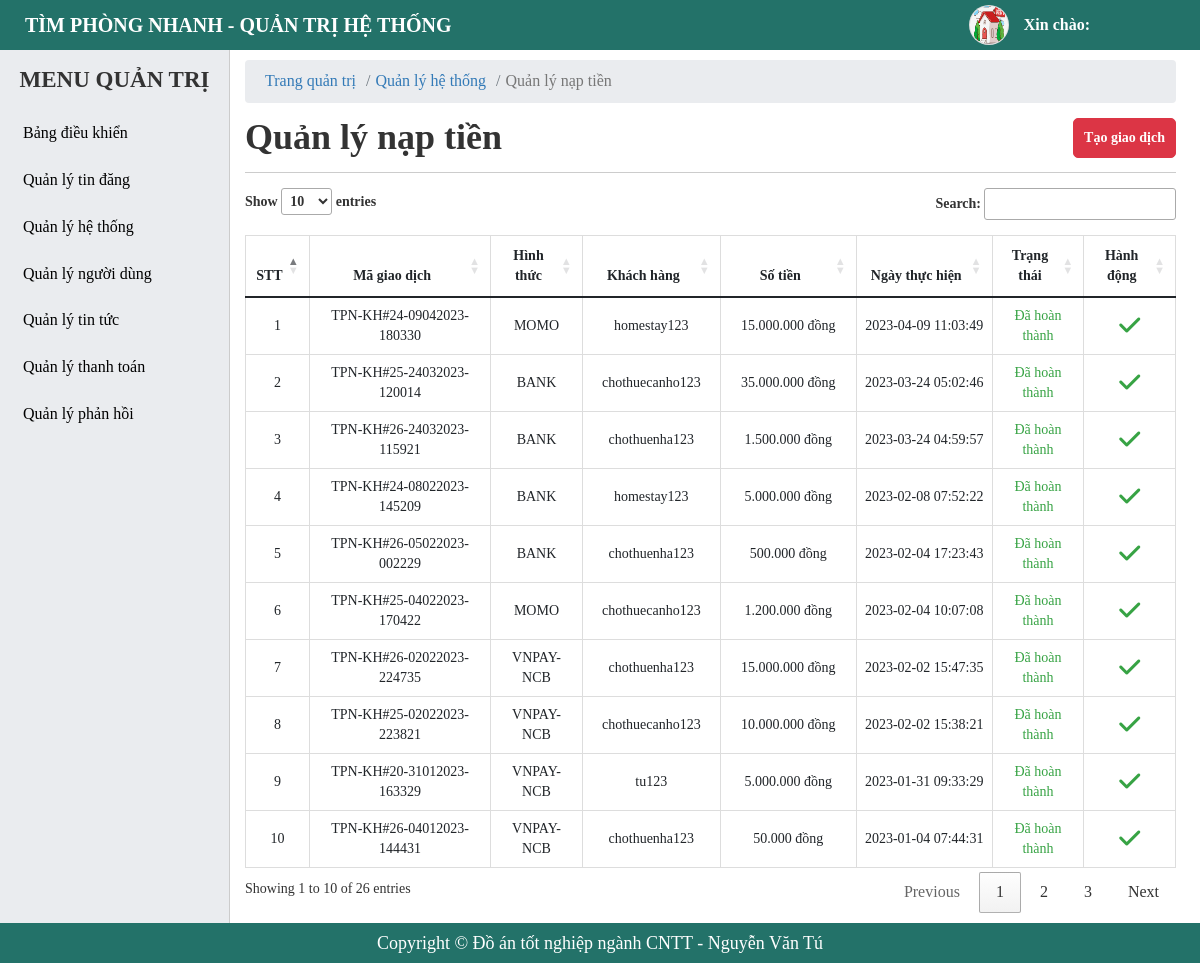
The app's page /admin/deposit-money-manager.php, older data.
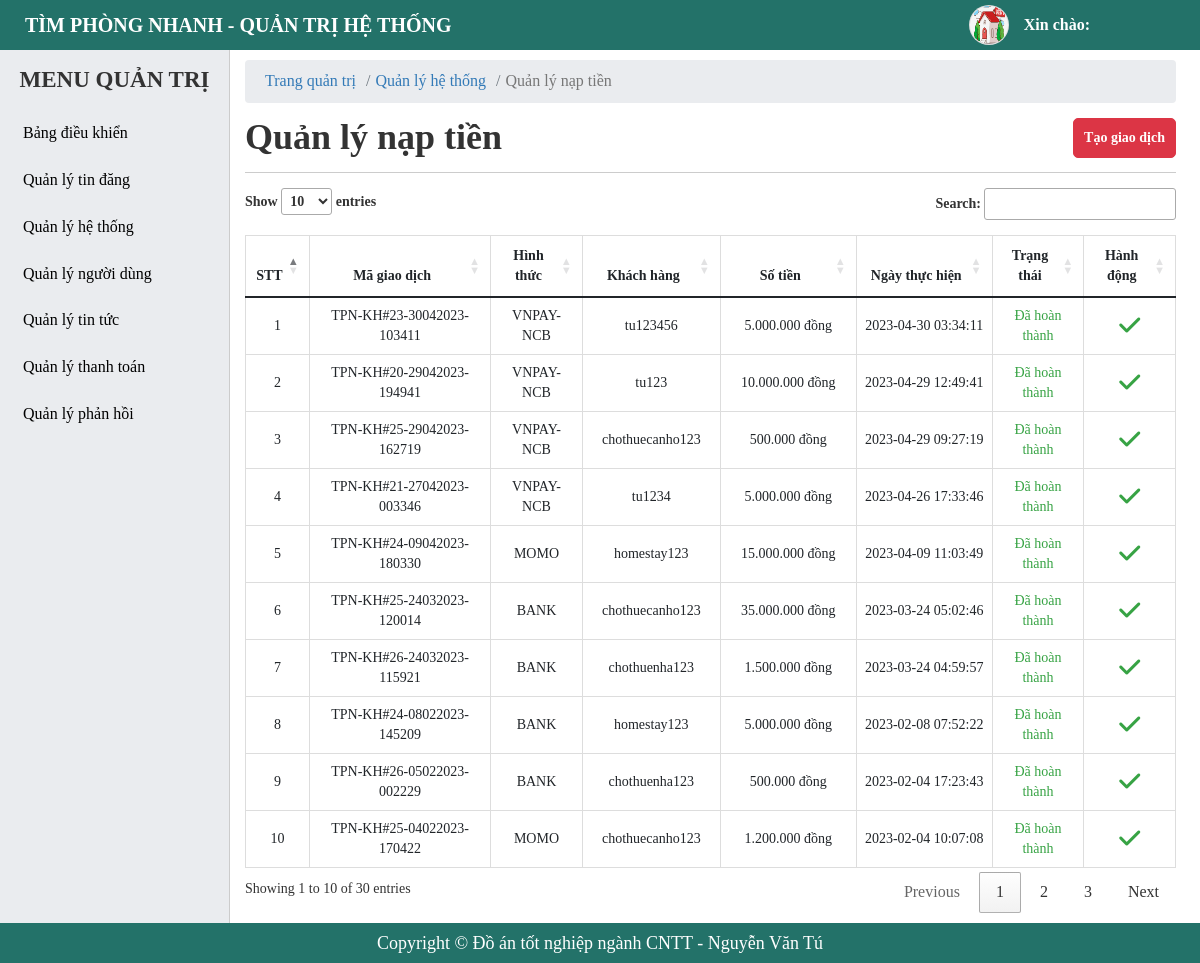
The same page, newer data.
### tables this page shows
CREATE TABLE `tbl_deposit_money` (
  `id` int(20) NOT NULL,
  `pay_code` varchar(255) NOT NULL,
  `pay_price` bigint(20) NOT NULL,
  `payments` varchar(255) NOT NULL,
  `user_id` bigint(20) NOT NULL,
  `status` tinyint(4) NOT NULL DEFAULT 0,
  `created_at` timestamp NOT NULL DEFAULT current_timestamp()
);

CREATE TABLE `tbl_user` (
  `id` bigint(20) NOT NULL,
  `fullname` varchar(255) NOT NULL,
  `username` varchar(255) NOT NULL,
  `password` varchar(255) NOT NULL,
  `email` varchar(255) NOT NULL,
  `phone` varchar(255) NOT NULL,
  `zalo` varchar(255) DEFAULT NULL,
  `address` varchar(255) DEFAULT NULL,
  `facebook` varchar(255) DEFAULT NULL,
  `avatar` varchar(255) DEFAULT NULL COMMENT 'ảnh đại diện',
  `balance` bigint(255) DEFAULT 0 COMMENT 'Số dư',
  `status` tinyint(4) NOT NULL DEFAULT 1 COMMENT 'trạng thái',
  `created_at` timestamp NOT NULL DEFAULT current_timestamp(),
  `created_ad` timestamp NOT NULL DEFAULT current_timestamp()
);

### admin/deposit-money-manager.php (the view, shortened to what this page needs)
<?php
    include './include/connect.php';
    $queryDep = $conn->prepare("SELECT dep.*, us.username FROM tbl_deposit_money dep JOIN tbl_user us ON us.id = dep.user_id ORDER BY dep.status ASC, dep.created_at DESC");
    $queryDep->execute();
    $resultsDep = $queryDep->fetchAll(PDO::FETCH_OBJ);
?>
<!DOCTYPE html>
<html lang="en">
<head>
    <?php include('include/link-css.php');?>
</head>
<body>
    <?php
     include('include/header.php');
    ?>
    <div id="main">
        <?php
        include('include/sidebar.php');
        ?>
        <div id="main-right">
            <nav aria-label="breadcrumb">
                <ol class="breadcrumb">
                    <li class="breadcrumb-item"><a href="#">Trang quản trị</a></li>
                    <li class="breadcrumb-item"><a href="#">Quản lý hệ thống</a></li>
                    <li class="breadcrumb-item active" aria-current="page">Quản lý nạp tiền</li>
                </ol>
            </nav>
            <section class="main-right-title">
                <div class="form-title">
                    <h1>Quản lý nạp tiền</h1>
                </div>
                <div class="account-btn">
                    <button class="btn btn-post btn-add">Tạo giao dịch</button>
                </div>
            </section>
            <div class="main-right-table">
                <table class="table table-bordered table-post-list" id = "table-manage">
                    <thead>
                        <tr>
                            <th style="width: 5%;" >STT</th>
                            <th style="width: 20%;" >Mã giao dịch</th>
                            <th style="width: 10%;" >Hình thức</th>
                            <th style="width: 15%;" >Khách hàng</th>
                            <th style="width: 15%;" >Số tiền</th>
                            <th style="width: 15%;" >Ngày thực hiện</th>
                            <th style="width: 10%;" >Trạng thái</th>
                            <th style="width: 10%;" >Hành động</th>
                        </tr>
                    </thead>
                    <tbody >
                        <?php foreach ($resultsDep as $key => $value) { ?>
                            <tr>
                                <td><?php echo $key+1 ?></td>
                                <td>
                                    <p><?php echo $value -> pay_code ?></p>
                                </td>
                                <td>
                                    <p><?php echo $value ->payments ?></p>
                                </td>
                                <td>
                                    <p><?php echo $value -> username ?></p>
                                </td>
                                <td>
                                <div class="post_price">
                                        <?php
                                            $tien = (int) $value->pay_price;
                                            $bien = number_format($tien,0,",",".");
                                            echo $bien." đồng";
                                        ?>
                                    </div>
                                </td>
                                <td>
                                    <p><?php echo $value -> created_at ?></p>
                                </td>
                                <td>
                                    <?php if( $value -> status == 1){ ?>
                                        <p style = "color: #37a344;" >Đã hoàn thành</p>
                                    <?php }else{ ?>
                                        <p style = "color: red;">Khởi tạo</p>
                                    <?php } ?>
                                </td>
                                <td>
                                    <?php if( $value -> status == 1){ ?>
                                        <p class="btn-setting btn-edit" style = "color: #37a344;"><i class="fa-solid fa-check"></i></p>
                                    <?php } ?>
                                </td>
                            </tr>
                        <?php } ?>
                    </tbody>
                </table>
            </div>
        </div>
    </div>
    <?php include('include/footer.php');?>
</body>
</html>

Row changes from the older to the newer data that the page shows:
no longer on this page (row unchanged): tbl_deposit_money: pay_code "TPN-KH#26-02022023-224735", payments "VNPAY-NCB", user.username "chothuenha123", pay_price "15.000.000", created_at "2023-02-02 15:47:35", status "Đã hoàn thành"
no longer on this page (row unchanged): tbl_deposit_money: pay_code "TPN-KH#25-02022023-223821", payments "VNPAY-NCB", user.username "chothuecanho123", pay_price "10.000.000", created_at "2023-02-02 15:38:21", status "Đã hoàn thành"
no longer on this page (row unchanged): tbl_deposit_money: pay_code "TPN-KH#20-31012023-163329", payments "VNPAY-NCB", user.username "tu123", pay_price "5.000.000", created_at "2023-01-31 09:33:29", status "Đã hoàn thành"
no longer on this page (row unchanged): tbl_deposit_money: pay_code "TPN-KH#26-04012023-144431", payments "VNPAY-NCB", user.username "chothuenha123", pay_price "50.000", created_at "2023-01-04 07:44:31", status "Đã hoàn thành"
added tbl_deposit_money: pay_code "TPN-KH#23-30042023-103411", payments "VNPAY-NCB", user.username "tu123456", pay_price "5.000.000", created_at "2023-04-30 03:34:11", status "Đã hoàn thành"
added tbl_deposit_money: pay_code "TPN-KH#20-29042023-194941", payments "VNPAY-NCB", user.username "tu123", pay_price "10.000.000", created_at "2023-04-29 12:49:41", status "Đã hoàn thành"
added tbl_deposit_money: pay_code "TPN-KH#25-29042023-162719", payments "VNPAY-NCB", user.username "chothuecanho123", pay_price "500.000", created_at "2023-04-29 09:27:19", status "Đã hoàn thành"
added tbl_deposit_money: pay_code "TPN-KH#21-27042023-003346", payments "VNPAY-NCB", user.username "tu1234", pay_price "5.000.000", created_at "2023-04-26 17:33:46", status "Đã hoàn thành"
Text that changed along with them:
text written by a page script: "Show entries Search: Showing 1 to 10 of 26 entries Previous 1 2 3 Next" → "Show entries Search: Showing 1 to 10 of 30 entries Previous 1 2 3 Next"
